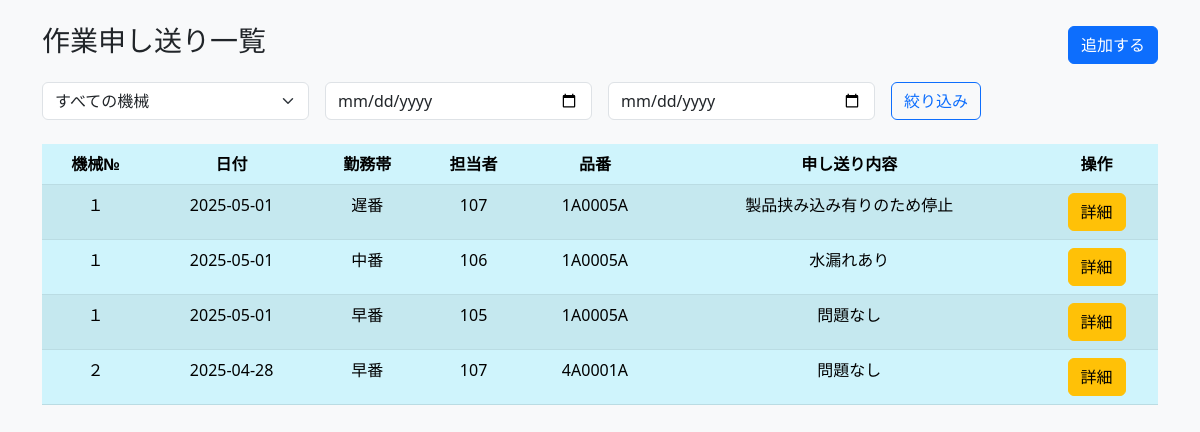
Before: / with the older database file.
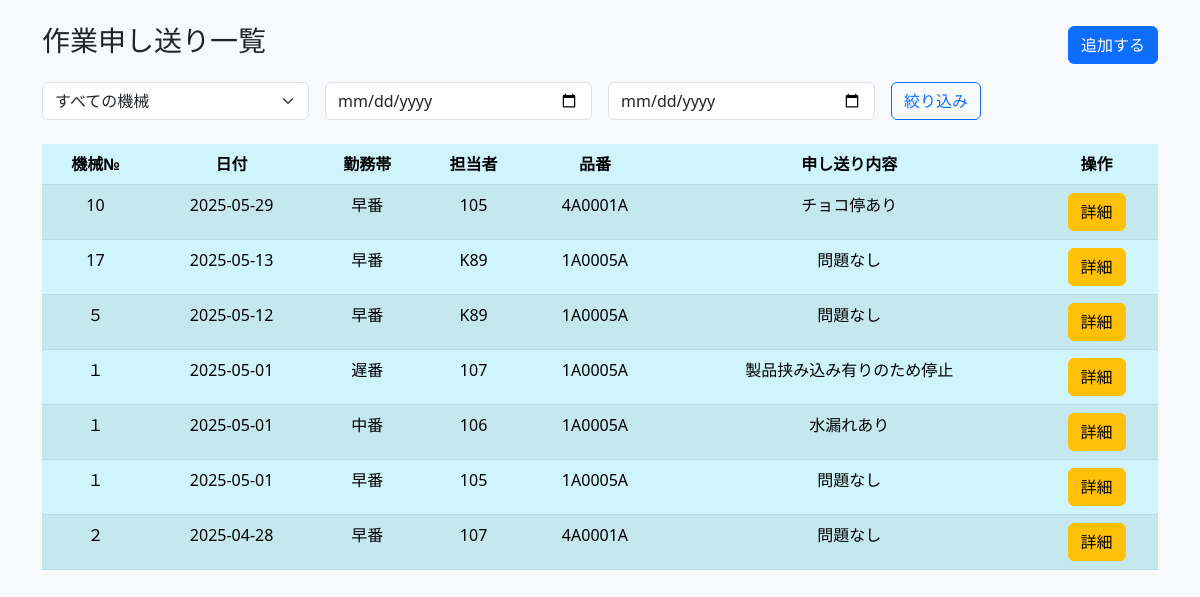
After: the same page with the newer database file.
### tables this page shows
CREATE TABLE work_notes (
        id INTEGER PRIMARY KEY AUTOINCREMENT,
        machine_no TEXT NOT NULL,           -- 機械番号
        date DATE NOT NULL,                 -- 日付
        shift TEXT NOT NULL,                -- 勤務帯（例：早番、遅番など）
        operator TEXT NOT NULL,             -- 担当者
        product_no TEXT NOT NULL,           -- 品番
        note TEXT NOT NULL,                 -- 申し送り内容
        created_at TIMESTAMP DEFAULT CURRENT_TIMESTAMP,
        updated_at TIMESTAMP DEFAULT CURRENT_TIMESTAMP
    );

### app.py (the view)
@app.route("/", methods=["GET", "POST"])
def index():
    if request.method == "POST":
        machine_no = request.form["machine_no"]
        date = request.form["date"]
        shift = request.form["shift"]
        operator = request.form["operator"]
        product_no = request.form["product_no"]
        note = request.form["note"]
        add_work_note(machine_no, date, shift, operator, product_no, note)
        return redirect(url_for("index"))
    else:
        machine_no = request.args.get("machine_no")
        start_date = request.args.get("start_date")
        end_date = request.args.get("end_date")
        work_notes = get_filtered_work_notes(machine_no, start_date, end_date)
        machine_nos = get_machine_nos()  # ← 機械№一覧
        return render_template("index.html", work_notes=work_notes)

### database.py (called while the page is built)
def get_connection_db():
    conn = sqlite3.connect("todo.db")
    conn.row_factory = sqlite3.Row
    return conn

def get_machine_nos():
    conn = get_connection_db()
    c = conn.cursor()
    c.execute("SELECT DISTINCT machine_no FROM work_notes ORDER BY machine_no")
    return [row["machine_no"] for row in c.fetchall()]

def get_filtered_work_notes(machine_no=None, start_date=None, end_date=None):
    conn = get_connection_db()
    c = conn.cursor()
    query = "SELECT * FROM work_notes WHERE 1=1"
    params = []
    if machine_no:
        query += " AND machine_no = ?"
        params.append(machine_no)
    if start_date:
        query += " AND date >= ?"
        params.append(start_date)
    if end_date:
        query += " AND date <= ?"
        params.append(end_date)
    query += " ORDER BY date DESC, id DESC"
    c.execute(query, params)
    rows = c.fetchall()
    conn.close()
    return rows

### templates/index.html (shortened to what this page needs)
<!DOCTYPE html>
<html lang="ja">
<head>
    <link href="https://cdn.jsdelivr.net/npm/bootstrap@5.3.0/dist/css/bootstrap.min.css" rel="stylesheet">
</head>
<body class="bg-light">
    <div class="container mt-4">
        <div class="d-flex justify-content-between align-items-center mb-3">
            <h3>作業申し送り一覧</h3>
            <button class="btn btn-primary" data-bs-toggle="collapse" data-bs-target="#addform">追加する</button>
        </div>
        <form method="get" class="row g-3 mb-4">
            <div class="col-md-3">
                <select name="machine_no" class="form-select">
                    <option value="">すべての機械</option>
                </select>
            </div>
            <div class="col-md-3">
                <input type="date" name="start_date" class="form-control" value="{{ request.args.get('start_date', '') }}">
            </div>
            <div class="col-md-3">
                <input type="date" name="end_date" class="form-control" value="{{ request.args.get('end_date', '') }}">
            </div>
            <div class="col-md-2">
                <button type="submit" class="btn btn-outline-primary">絞り込み</button>
            </div>
        </form>
        <table class="table table-striped table-hover text-center table-info">
            <thead>
                <tr>
                    <th>機械№</th>
                    <th>日付</th>
                    <th>勤務帯</th>
                    <th>担当者</th>
                    <th>品番</th>
                    <th>申し送り内容</th>
                    <th>操作</th>
                </tr>
            </thead>
            <tbody>
                {% for note in work_notes %}
                <tr>
                    <td>{{ note['machine_no'] }}</td>
                    <td>{{ note['date'] }}</td>
                    <td>{{ note['shift'] }}</td>
                    <td>{{ note['operator'] }}</td>
                    <td>{{ note['product_no'] }}</td>
                    <td>{{ note['note'] }}</td>
                    <td>
                        <a href="{{ url_for('show', id=note['id']) }}" class="btn btn-warning">詳細</a>
                    </td>
                </tr>
                {% endfor %}
            </tbody>
        </table>
    </div>
</body>
</html>

Changed rows visible on the page:
added work_notes: machine_no "10", date "2025-05-29", shift "早番", operator "105", product_no "4A0001A", note "チョコ停あり"
added work_notes: machine_no "17", date "2025-05-13", shift "早番", operator "K89", product_no "1A0005A", note "問題なし"
added work_notes: machine_no "５", date "2025-05-12", shift "早番", operator "K89", product_no "1A0005A", note "問題なし"
